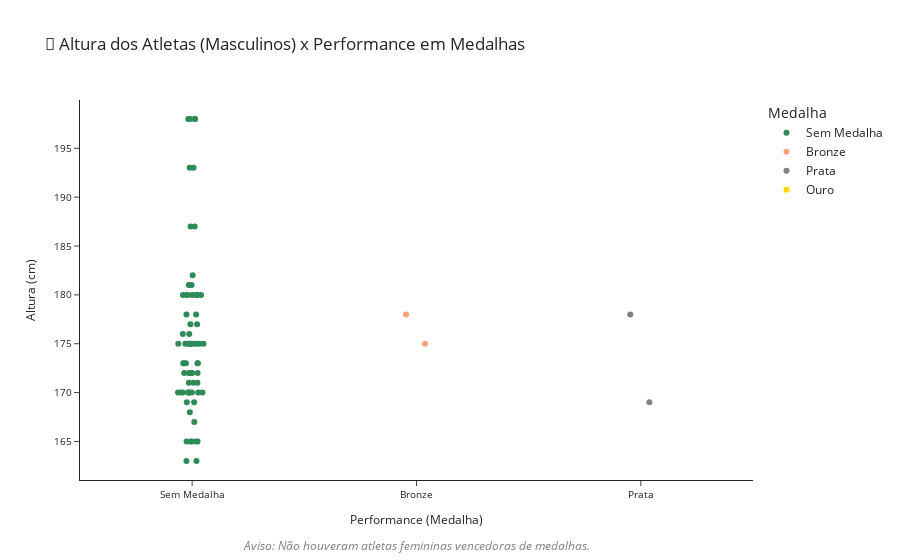

Here is the notebook cell this chart was saved with:
### Markdown cell above
#### Análise por Atleta

### Code cell
# Filtrando o DataFrame para plotar o gráfico do esporte analisado
df_brazil_for_sport_plotting = df_brazil_for_plotting[df_brazil_for_plotting['Sport'] == analyzed_sport]

# Plotando gráfico para observações do genêro masculino
fig = px.strip(data_frame=df_brazil_for_sport_plotting[df_brazil_for_sport_plotting['Sex'] == 'M'], 
               x='Medalha', y='Height', 
               color='Medalha',
               hover_data=athletes_chosen_columns_for_hover,
               category_orders=category_orders,
               color_discrete_map=color_info,
               title='🔫 Altura dos Atletas (Masculinos) x Performance em Medalhas')

# Customizando gráfico
fig.update_traces(hovertemplate='%{customdata[1]}<br>'
                                'Altura: %{y}cm.<br>'
                                'Competindo em: %{customdata[10]}, %{customdata[8]}.<extra></extra>')

fig.update_layout(yaxis=dict(tickfont_size=10, 
                             title=dict(font_size=12, 
                                        text='Altura (cm)')))

fig.update_xaxes(matches=None,
                 tickfont_size=10, 
                 title=dict(font_size=12, 
                            text='Performance (Medalha)'))

fig.for_each_annotation(lambda annotation: annotation.update(text='👨 Masculino', font_size=13) 
                        if annotation.text.split("=")[-1] == 'M' 
                        else annotation.update(text='🙎♀️ Feminino', font_size=13))

# Adicionando aviso sobre o gênero apresentado
fig.add_annotation(text='<i>Aviso: Não houveram atletas femininas vencedoras de medalhas.</i>',
                   font_color='grey',
                   xref='paper', yref='paper',
                   x=0.5, y=-0.2, showarrow=False)

# Apresentando gráfico
fig.show()

### Figure 1 — Plotly figure (JSON) as saved in the notebook; plotly's stock layout.template omitted (floating-point values rounded to 4 significant figures; data arrays with more than 128 entries replaced by an {"elided": "..."} marker saying what was removed)
{"data": [{"alignmentgroup": "True", "boxpoints": "all", "customdata": {"elided": "101x14 mixed values"}, "fillcolor": "rgba(255,255,255,0)", "hoveron": "points", "hovertemplate": "%{customdata[1]}<br>Altura: %{y}cm.<br>Competindo em: %{customdata[10]}, %{customdata[8]}.<extra></extra>", "legendgroup": "Sem Medalha", "line": {"color": "rgba(255,255,255,0)"}, "marker": {"color": "seagreen"}, "name": "Sem Medalha", "offsetgroup": "Sem Medalha", "orientation": "v", "pointpos": 0, "showlegend": true, "type": "box", "x": ["Sem Medalha", "Sem Medalha", "Sem Medalha", "Sem Medalha", "Sem Medalha", "Sem Medalha", "Sem Medalha", "Sem Medalha", "Sem Medalha", "Sem Medalha", "Sem Medalha", "Sem Medalha", "Sem Medalha", "Sem Medalha", "Sem Medalha", "Sem Medalha", "Sem Medalha", "Sem Medalha", "Sem Medalha", "Sem Medalha", "Sem Medalha", "Sem Medalha", "Sem Medalha", "Sem Medalha", "Sem Medalha", "Sem Medalha", "Sem Medalha", "Sem Medalha", "Sem Medalha", "Sem Medalha", "Sem Medalha", "Sem Medalha", "Sem Medalha", "Sem Medalha", "Sem Medalha", "Sem Medalha", "Sem Medalha", "Sem Medalha", "Sem Medalha", "Sem Medalha", "Sem Medalha", "Sem Medalha", "Sem Medalha", "Sem Medalha", "Sem Medalha", "Sem Medalha", "Sem Medalha", "Sem Medalha", "Sem Medalha", "Sem Medalha", "Sem Medalha", "Sem Medalha", "Sem Medalha", "Sem Medalha", "Sem Medalha", "Sem Medalha", "Sem Medalha", "Sem Medalha", "Sem Medalha", "Sem Medalha", "Sem Medalha", "Sem Medalha", "Sem Medalha", "Sem Medalha", "Sem Medalha", "Sem Medalha", "Sem Medalha", "Sem Medalha", "Sem Medalha", "Sem Medalha", "Sem Medalha", "Sem Medalha", "Sem Medalha", "Sem Medalha", "Sem Medalha", "Sem Medalha", "Sem Medalha", "Sem Medalha", "Sem Medalha", "Sem Medalha", "Sem Medalha", "Sem Medalha", "Sem Medalha", "Sem Medalha", "Sem Medalha", "Sem Medalha", "Sem Medalha", "Sem Medalha", "Sem Medalha", "Sem Medalha", "Sem Medalha", "Sem Medalha", "Sem Medalha", "Sem Medalha", "Sem Medalha", "Sem Medalha", "Sem Medalha", "Sem Medalha", "Sem Medalha", "Sem Medalha", "Sem Medalha"], "x0": " ", "xaxis": "x", "y": [180, 180, 180, 180, 180, null, 181, 181, null, 173, 173, 173, 170, 170, 170, 171, 171, 175, null, 168, null, null, 163, 163, 170, 170, 170, 172, 172, 172, 172, 182, null, 177, 178, 198, 198, 198, 198, 175, 175, 175, 175, 175, 175, 187, 177, 172, null, 170, 176, 176, null, null, null, 167, null, null, null, null, 180, 180, 180, 165, 165, 165, 165, 171, null, null, null, null, 169, 178, 165, 193, 193, null, 170, 170, null, null, 187, null, null, null, null, null, null, null, null, null, null, null, null, 175, 175, 175, 169, 173, 173], "y0": " ", "yaxis": "y"}, {"alignmentgroup": "True", "boxpoints": "all", "customdata": [[7767, "Dario Barbosa", "M", 37, null, "Brazil", "BRA", "1920 Summer", 1920, "Summer", "Antwerpen", "Shooting", "Shooting Men's Free Pistol, 50 metres, Team", "Bronze"], [24637, "Afrnio Antnio da Costa", "M", 28, null, "Brazil", "BRA", "1920 Summer", 1920, "Summer", "Antwerpen", "Shooting", "Shooting Men's Free Pistol, 50 metres, Team", "Bronze"], [91332, "Guilherme Paraense", "M", 35, null, "Brazil", "BRA", "1920 Summer", 1920, "Summer", "Antwerpen", "Shooting", "Shooting Men's Free Pistol, 50 metres, Team", "Bronze"], [112886, "Fernando Soledade", "M", null, null, "Brazil", "BRA", "1920 Summer", 1920, "Summer", "Antwerpen", "Shooting", "Shooting Men's Free Pistol, 50 metres, Team", "Bronze"], [131327, "Sebastio Wolf", "M", 51, null, "Brazil", "BRA", "1920 Summer", 1920, "Summer", "Antwerpen", "Shooting", "Shooting Men's Free Pistol, 50 metres, Team", "Bronze"]], "fillcolor": "rgba(255,255,255,0)", "hoveron": "points", "hovertemplate": "%{customdata[1]}<br>Altura: %{y}cm.<br>Competindo em: %{customdata[10]}, %{customdata[8]}.<extra></extra>", "legendgroup": "Bronze", "line": {"color": "rgba(255,255,255,0)"}, "marker": {"color": "lightsalmon"}, "name": "Bronze", "offsetgroup": "Bronze", "orientation": "v", "pointpos": 0, "showlegend": true, "type": "box", "x": ["Bronze", "Bronze", "Bronze", "Bronze", "Bronze"], "x0": " ", "xaxis": "x", "y": [null, 178, null, null, 175], "y0": " ", "yaxis": "y"}, {"alignmentgroup": "True", "boxpoints": "all", "customdata": [[24637, "Afrnio Antnio da Costa", "M", 28, null, "Brazil", "BRA", "1920 Summer", 1920, "Summer", "Antwerpen", "Shooting", "Shooting Men's Free Pistol, 50 metres", "Silver"], [131784, "Felipe Almeida Wu", "M", 24, 69, "Brazil", "BRA", "2016 Summer", 2016, "Summer", "Rio de Janeiro", "Shooting", "Shooting Men's Air Pistol, 10 metres", "Silver"]], "fillcolor": "rgba(255,255,255,0)", "hoveron": "points", "hovertemplate": "%{customdata[1]}<br>Altura: %{y}cm.<br>Competindo em: %{customdata[10]}, %{customdata[8]}.<extra></extra>", "legendgroup": "Prata", "line": {"color": "rgba(255,255,255,0)"}, "marker": {"color": "grey"}, "name": "Prata", "offsetgroup": "Prata", "orientation": "v", "pointpos": 0, "showlegend": true, "type": "box", "x": ["Prata", "Prata"], "x0": " ", "xaxis": "x", "y": [178, 169], "y0": " ", "yaxis": "y"}, {"alignmentgroup": "True", "boxpoints": "all", "customdata": [[91332, "Guilherme Paraense", "M", 35, null, "Brazil", "BRA", "1920 Summer", 1920, "Summer", "Antwerpen", "Shooting", "Shooting Men's Military Pistol, 30 metres", "Gold"]], "fillcolor": "rgba(255,255,255,0)", "hoveron": "points", "hovertemplate": "%{customdata[1]}<br>Altura: %{y}cm.<br>Competindo em: %{customdata[10]}, %{customdata[8]}.<extra></extra>", "legendgroup": "Ouro", "line": {"color": "rgba(255,255,255,0)"}, "marker": {"color": "gold"}, "name": "Ouro", "offsetgroup": "Ouro", "orientation": "v", "pointpos": 0, "showlegend": true, "type": "box", "x": ["Ouro"], "x0": " ", "xaxis": "x", "y": [null], "y0": " ", "yaxis": "y"}], "layout": {"annotations": [{"font": {"color": "grey"}, "showarrow": false, "text": "<i>Aviso: Não houveram atletas femininas vencedoras de medalhas.</i>", "x": 0.5, "xref": "paper", "y": -0.2, "yref": "paper"}], "boxmode": "overlay", "legend": {"title": {"text": "Medalha"}, "tracegroupgap": 0}, "title": {"text": "🔫 Altura dos Atletas (Masculinos) x Performance em Medalhas"}, "xaxis": {"anchor": "y", "categoryarray": ["Sem Medalha", "Bronze", "Prata", "Ouro"], "categoryorder": "array", "domain": [0, 1], "tickfont": {"size": 10}, "title": {"font": {"size": 12}, "text": "Performance (Medalha)"}}, "yaxis": {"anchor": "x", "domain": [0, 1], "tickfont": {"size": 10}, "title": {"font": {"size": 12}, "text": "Altura (cm)"}}}}
